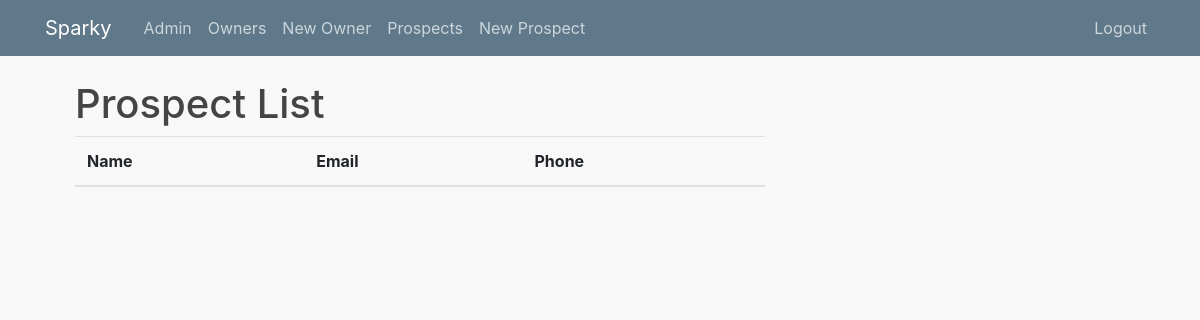
/owner/prospects (signed in), run on an earlier commit of the app's database.
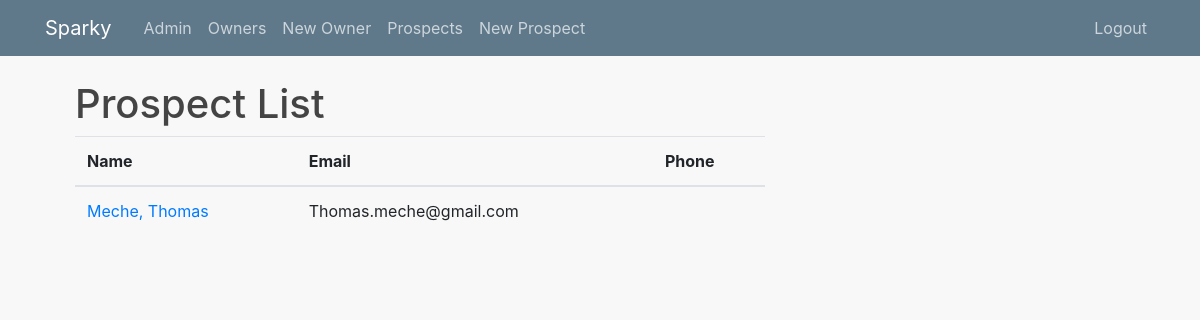
And on a later commit of the database.
### data_entry/models.py (models this page shows, shortened)
class ProspectiveOwner(models.Model):
    first_name = models.CharField(max_length=255)
    last_name = models.CharField(max_length=255)
    personal_email = models.EmailField(max_length=255)
    phone_1 = models.CharField(("Phone ex. 123-123-4567"), max_length=20)
    home_address = models.CharField(max_length=255)
    contact_date = models.DateField()
    referred_by = models.CharField(max_length=255)
    notes = models.TextField()

### data_entry/views.py (the view)
# urls.py: path('prospects', views.Prospects, name='prospects'),
@login_required
@permission_required('user.is_admin')
def Prospects(request):
    prospect = ProspectiveOwner.objects.all()
    return render(request, 'data_entry/prospect_list.html', {'prospect': prospect})

### data_entry/templates/data_entry/prospect_list.html
{% extends 'data_entry/base.html' %}
{% block content %}
    <H1>Prospect List</H1>
    <table class="table">
        <thead>
            <tr>
                <th>Name</th>
                <th>Email</th>
                <th>Phone</th>
            </tr>
        </thead>
        <tbody>
        {% for prospect in prospect %}
            <tr>
                <td><a href="{% url 'prospect' prospect.id %}">{{prospect.last_name}}, {{prospect.first_name}}</a></td>
                <td>{{prospect.personal_email}}</td>
                <td>{{prospect.phone_1}}</td>
            </tr>
        {% endfor %}
        </tbody>
{% endblock content %}

What changed in the data, as far as the page shows it:
added ProspectiveOwner: last_name "Meche", first_name "Thomas", personal_email "Thomas.meche@gmail.com"
